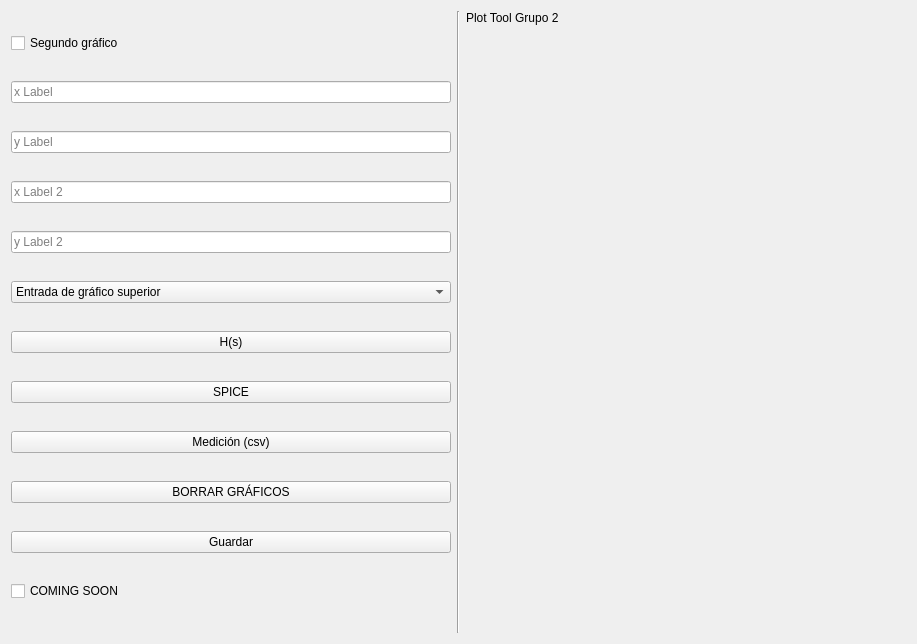
<?xml version="1.0" encoding="UTF-8"?>
<ui version="4.0">
 <class>Form</class>
 <widget class="QWidget" name="Form">
  <property name="geometry">
   <rect>
    <x>0</x>
    <y>0</y>
    <width>917</width>
    <height>644</height>
   </rect>
  </property>
  <property name="windowTitle">
   <string>Form</string>
  </property>
  <layout class="QHBoxLayout" name="horizontalLayout">
   <item>
    <layout class="QVBoxLayout" name="verticalLayout">
     <item>
      <widget class="QCheckBox" name="checkBox">
       <property name="text">
        <string>Segundo gráfico</string>
       </property>
      </widget>
     </item>
     <item>
      <widget class="QLineEdit" name="lineEdit">
       <property name="placeholderText">
        <string>x Label</string>
       </property>
      </widget>
     </item>
     <item>
      <widget class="QLineEdit" name="lineEdit_2">
       <property name="placeholderText">
        <string>y Label</string>
       </property>
      </widget>
     </item>
     <item>
      <widget class="QLineEdit" name="lineEdit_4">
       <property name="placeholderText">
        <string>x Label 2</string>
       </property>
      </widget>
     </item>
     <item>
      <widget class="QLineEdit" name="lineEdit_3">
       <property name="placeholderText">
        <string>y Label 2</string>
       </property>
      </widget>
     </item>
     <item>
      <widget class="QComboBox" name="comboBox">
       <item>
        <property name="text">
         <string>Entrada de gráfico superior</string>
        </property>
       </item>
       <item>
        <property name="text">
         <string>Entrada de gráfico inferior</string>
        </property>
       </item>
       <item>
        <property name="text">
         <string>Entrada de Bodes</string>
        </property>
       </item>
      </widget>
     </item>
     <item>
      <widget class="QPushButton" name="pushButton">
       <property name="text">
        <string>H(s)</string>
       </property>
      </widget>
     </item>
     <item>
      <widget class="QPushButton" name="pushButton_3">
       <property name="text">
        <string>SPICE</string>
       </property>
      </widget>
     </item>
     <item>
      <widget class="QPushButton" name="pushButton_4">
       <property name="text">
        <string>Medición (csv)</string>
       </property>
      </widget>
     </item>
     <item>
      <widget class="QPushButton" name="pushButton_2">
       <property name="text">
        <string>BORRAR GRÁFICOS</string>
       </property>
      </widget>
     </item>
     <item>
      <widget class="QPushButton" name="pushButton_5">
       <property name="text">
        <string>Guardar</string>
       </property>
      </widget>
     </item>
     <item>
      <widget class="QCheckBox" name="checkBox_2">
       <property name="text">
        <string>COMING SOON</string>
       </property>
      </widget>
     </item>
    </layout>
   </item>
   <item>
    <widget class="Line" name="line">
     <property name="orientation">
      <enum>Qt::Vertical</enum>
     </property>
    </widget>
   </item>
   <item>
    <layout class="QVBoxLayout" name="verticalLayout_2">
     <item>
      <widget class="QLabel" name="label">
       <property name="text">
        <string>Plot Tool Grupo 2</string>
       </property>
      </widget>
     </item>
     <item>
      <widget class="QStackedWidget" name="stackedWidget">
       <widget class="QWidget" name="page"/>
       <widget class="QWidget" name="page_2"/>
      </widget>
     </item>
     <item>
      <widget class="QStackedWidget" name="stackedWidget_2">
       <widget class="QWidget" name="page_3"/>
       <widget class="QWidget" name="page_4"/>
      </widget>
     </item>
    </layout>
   </item>
  </layout>
 </widget>
 <resources/>
 <connections/>
</ui>
